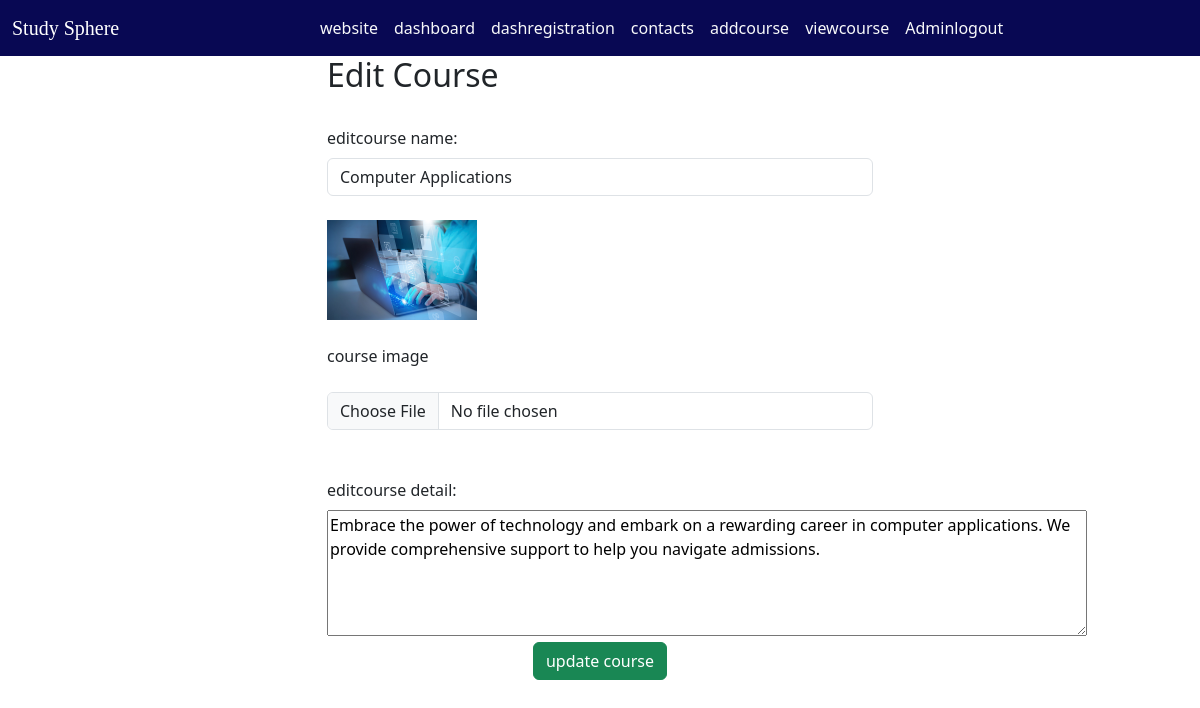
The app's page /editcourse/3 (signed in) with its own data.
### app2/models.py (models this page shows, shortened)
class Course(models.Model):
    cou_name = models.CharField(max_length=255)
    cou_image =models.FileField(null=True,upload_to="course")
    cou_price = models.IntegerField(null=True)
    cou_text = models.TextField(null=True)
    cou_descri = models.TextField(null=True)
    course_user=models.CharField(null=True,max_length=255)

### app2/views.py (the view, shortened to what this page needs)
# urls.py: path('editcourse/<int:id>',views.editcourse,name='editcourse'),
def editcourse(request,id):
    if "adminuser" not in request.session:
        return HttpResponseRedirect("/dashboardlogin")
    editcourse=Course.objects.filter(id=id).values()
    context = {
        'editcourse':editcourse,
    }
    template=loader.get_template("dashboard/editcourse.html")
    return HttpResponse(template.render(context,request))

### app2/templates/dashboard/editcourse.html (shortened to what this page needs)
{% extends 'dashboard/dashboardmaster.html' %}
{% load static %}
{% block content %}
<section class="">
    <div class="container">
    <div class="row">
        <div class="col-sm-6 mx-auto">
            <div class="inbox">
                <h2 class="pro1">Edit Course</h2> <br>
                    {% for x in editcourse %}
                 <form action="/editcourse/{{x.id}}" method="POST" enctype="multipart/form-data">
                         <div class="col">
                            <label for="name" class="form-label">editcourse name:</label><br>
                            <input type="text" class="form-control" id="" placeholder="" name="edit_name" value="{{x.cou_name }}"><br>
                         </div>
                    <div class="col">
                    <img src="/media/{{x.cou_image}}" alt="" height="100px"><br><br>
                     <label for="">course image</label><br><br>
                     <input type="file" class="form-control" id="edit_image" name="edit_image" placeholder="edit image" value="{{x.cou_image}}" ><br><br>
                     </div>
                     <div class="col">
                        <label for="name" class="form-label">editcourse detail:</label><br>
                       <textarea name="edit_text" id="text" placeholder="edit content" cols="80" rows="5" >{{x.cou_text}} </textarea>
                     </div>
                    <div class="text-center">
                     <button type="submit " class=" btn btn-success">update course</button>
                    </div>
              </form>
              {% endfor %}
            </div>
        </div>
    </div>
</div>
</section>
{% endblock %}

### records on screen
Course: edit_name "Computer Applications", cou_image (picture), edit_text "Embrace the power of technology and embark on a rewarding career in computer applications. We provide comprehensive support to help you navigate admissions."
